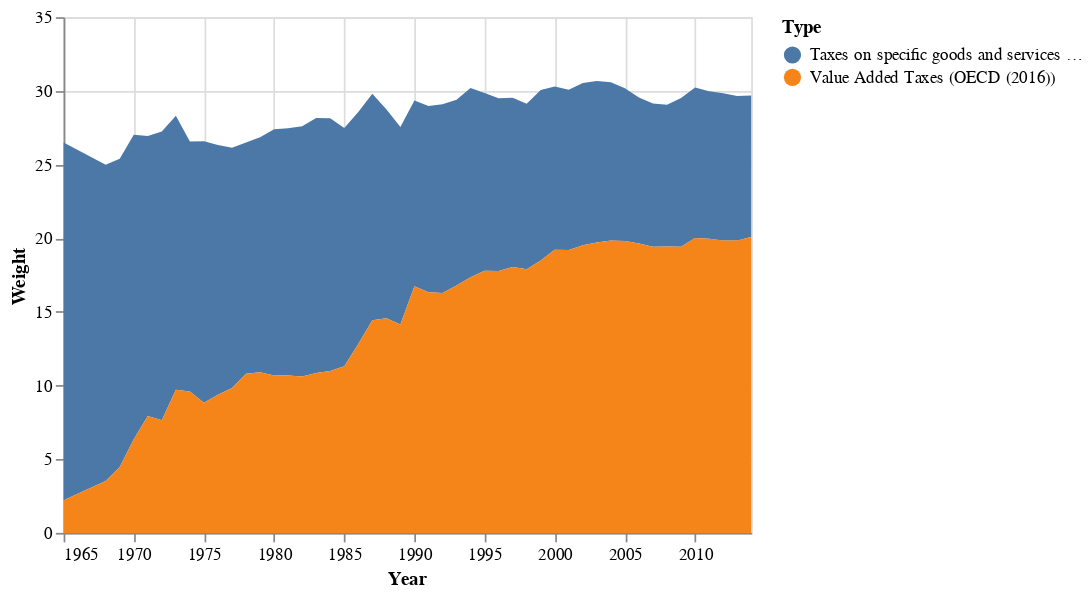

The notebook cell saved with this chart:
### Code cell
df['Year'] = pd.to_datetime(df['Year'], format='%Y')
alt.Chart(df).mark_area().encode(    
    x='Year',
    y=alt.Y('Weight:Q', stack=True),
    color='Type:N'
).transform_fold(
    ['Taxes on specific goods and services (OECD (2016))', 'Value Added Taxes (OECD (2016))'],
    as_=['Type', 'Weight']
)

### Figure 1 — Vega-Lite specification as saved in the notebook (floating-point values rounded to 4 significant figures)
{"config": {"view": {"continuousWidth": 400, "continuousHeight": 300}}, "data": {"name": "data-ffd834483b6fe460e79b0b92a01fc21c"}, "mark": "area", "encoding": {"color": {"field": "Type", "type": "nominal"}, "x": {"field": "Year", "type": "temporal"}, "y": {"field": "Weight", "stack": true, "type": "quantitative"}}, "transform": [{"fold": ["Taxes on specific goods and services (OECD (2016))", "Value Added Taxes (OECD (2016))"], "as": ["Type", "Weight"]}], "$schema": "https://vega.github.io/schema/vega-lite/v4.17.0.json", "datasets": {"data-ffd834483b6fe460e79b0b92a01fc21c": [{"Entity": "OECD average", "Code": null, "Year": "1965-01-01T00:00:00", "Taxes on specific goods and services (OECD (2016))": 24.28, "Value Added Taxes (OECD (2016))": 2.218}, {"Entity": "OECD average", "Code": null, "Year": "1968-01-01T00:00:00", "Taxes on specific goods and services (OECD (2016))": 21.47, "Value Added Taxes (OECD (2016))": 3.518}, {"Entity": "OECD average", "Code": null, "Year": "1969-01-01T00:00:00", "Taxes on specific goods and services (OECD (2016))": 20.93, "Value Added Taxes (OECD (2016))": 4.467}, {"Entity": "OECD average", "Code": null, "Year": "1970-01-01T00:00:00", "Taxes on specific goods and services (OECD (2016))": 20.67, "Value Added Taxes (OECD (2016))": 6.356}, {"Entity": "OECD average", "Code": null, "Year": "1971-01-01T00:00:00", "Taxes on specific goods and services (OECD (2016))": 19.01, "Value Added Taxes (OECD (2016))": 7.933}, {"Entity": "OECD average", "Code": null, "Year": "1972-01-01T00:00:00", "Taxes on specific goods and services (OECD (2016))": 19.6, "Value Added Taxes (OECD (2016))": 7.646}, {"Entity": "OECD average", "Code": null, "Year": "1973-01-01T00:00:00", "Taxes on specific goods and services (OECD (2016))": 18.59, "Value Added Taxes (OECD (2016))": 9.716}, {"Entity": "OECD average", "Code": null, "Year": "1974-01-01T00:00:00", "Taxes on specific goods and services (OECD (2016))": 16.97, "Value Added Taxes (OECD (2016))": 9.596}, {"Entity": "OECD average", "Code": null, "Year": "1975-01-01T00:00:00", "Taxes on specific goods and services (OECD (2016))": 17.74, "Value Added Taxes (OECD (2016))": 8.833}, {"Entity": "OECD average", "Code": null, "Year": "1976-01-01T00:00:00", "Taxes on specific goods and services (OECD (2016))": 16.95, "Value Added Taxes (OECD (2016))": 9.376}, {"Entity": "OECD average", "Code": null, "Year": "1977-01-01T00:00:00", "Taxes on specific goods and services (OECD (2016))": 16.3, "Value Added Taxes (OECD (2016))": 9.834}, {"Entity": "OECD average", "Code": null, "Year": "1978-01-01T00:00:00", "Taxes on specific goods and services (OECD (2016))": 15.68, "Value Added Taxes (OECD (2016))": 10.81}, {"Entity": "OECD average", "Code": null, "Year": "1979-01-01T00:00:00", "Taxes on specific goods and services (OECD (2016))": 15.95, "Value Added Taxes (OECD (2016))": 10.9}, {"Entity": "OECD average", "Code": null, "Year": "1980-01-01T00:00:00", "Taxes on specific goods and services (OECD (2016))": 16.73, "Value Added Taxes (OECD (2016))": 10.67}, {"Entity": "OECD average", "Code": null, "Year": "1981-01-01T00:00:00", "Taxes on specific goods and services (OECD (2016))": 16.78, "Value Added Taxes (OECD (2016))": 10.68}, {"Entity": "OECD average", "Code": null, "Year": "1982-01-01T00:00:00", "Taxes on specific goods and services (OECD (2016))": 16.99, "Value Added Taxes (OECD (2016))": 10.61}, {"Entity": "OECD average", "Code": null, "Year": "1983-01-01T00:00:00", "Taxes on specific goods and services (OECD (2016))": 17.31, "Value Added Taxes (OECD (2016))": 10.84}, {"Entity": "OECD average", "Code": null, "Year": "1984-01-01T00:00:00", "Taxes on specific goods and services (OECD (2016))": 17.14, "Value Added Taxes (OECD (2016))": 10.99}, {"Entity": "OECD average", "Code": null, "Year": "1985-01-01T00:00:00", "Taxes on specific goods and services (OECD (2016))": 16.18, "Value Added Taxes (OECD (2016))": 11.31}, {"Entity": "OECD average", "Code": null, "Year": "1986-01-01T00:00:00", "Taxes on specific goods and services (OECD (2016))": 15.74, "Value Added Taxes (OECD (2016))": 12.82}, {"Entity": "OECD average", "Code": null, "Year": "1987-01-01T00:00:00", "Taxes on specific goods and services (OECD (2016))": 15.38, "Value Added Taxes (OECD (2016))": 14.44}, {"Entity": "OECD average", "Code": null, "Year": "1988-01-01T00:00:00", "Taxes on specific goods and services (OECD (2016))": 14.18, "Value Added Taxes (OECD (2016))": 14.57}, {"Entity": "OECD average", "Code": null, "Year": "1989-01-01T00:00:00", "Taxes on specific goods and services (OECD (2016))": 13.41, "Value Added Taxes (OECD (2016))": 14.14}, {"Entity": "OECD average", "Code": null, "Year": "1990-01-01T00:00:00", "Taxes on specific goods and services (OECD (2016))": 12.62, "Value Added Taxes (OECD (2016))": 16.74}, {"Entity": "OECD average", "Code": null, "Year": "1991-01-01T00:00:00", "Taxes on specific goods and services (OECD (2016))": 12.65, "Value Added Taxes (OECD (2016))": 16.33}, {"Entity": "OECD average", "Code": null, "Year": "1992-01-01T00:00:00", "Taxes on specific goods and services (OECD (2016))": 12.82, "Value Added Taxes (OECD (2016))": 16.28}, {"Entity": "OECD average", "Code": null, "Year": "1993-01-01T00:00:00", "Taxes on specific goods and services (OECD (2016))": 12.61, "Value Added Taxes (OECD (2016))": 16.79}, {"Entity": "OECD average", "Code": null, "Year": "1994-01-01T00:00:00", "Taxes on specific goods and services (OECD (2016))": 12.84, "Value Added Taxes (OECD (2016))": 17.35}, {"Entity": "OECD average", "Code": null, "Year": "1995-01-01T00:00:00", "Taxes on specific goods and services (OECD (2016))": 12.05, "Value Added Taxes (OECD (2016))": 17.8}, {"Entity": "OECD average", "Code": null, "Year": "1996-01-01T00:00:00", "Taxes on specific goods and services (OECD (2016))": 11.74, "Value Added Taxes (OECD (2016))": 17.77}, {"Entity": "OECD average", "Code": null, "Year": "1997-01-01T00:00:00", "Taxes on specific goods and services (OECD (2016))": 11.47, "Value Added Taxes (OECD (2016))": 18.05}, {"Entity": "OECD average", "Code": null, "Year": "1998-01-01T00:00:00", "Taxes on specific goods and services (OECD (2016))": 11.23, "Value Added Taxes (OECD (2016))": 17.9}, {"Entity": "OECD average", "Code": null, "Year": "1999-01-01T00:00:00", "Taxes on specific goods and services (OECD (2016))": 11.57, "Value Added Taxes (OECD (2016))": 18.49}, {"Entity": "OECD average", "Code": null, "Year": "2000-01-01T00:00:00", "Taxes on specific goods and services (OECD (2016))": 11.08, "Value Added Taxes (OECD (2016))": 19.22}, {"Entity": "OECD average", "Code": null, "Year": "2001-01-01T00:00:00", "Taxes on specific goods and services (OECD (2016))": 10.88, "Value Added Taxes (OECD (2016))": 19.2}, {"Entity": "OECD average", "Code": null, "Year": "2002-01-01T00:00:00", "Taxes on specific goods and services (OECD (2016))": 11.01, "Value Added Taxes (OECD (2016))": 19.52}, {"Entity": "OECD average", "Code": null, "Year": "2003-01-01T00:00:00", "Taxes on specific goods and services (OECD (2016))": 10.96, "Value Added Taxes (OECD (2016))": 19.71}, {"Entity": "OECD average", "Code": null, "Year": "2004-01-01T00:00:00", "Taxes on specific goods and services (OECD (2016))": 10.75, "Value Added Taxes (OECD (2016))": 19.84}, {"Entity": "OECD average", "Code": null, "Year": "2005-01-01T00:00:00", "Taxes on specific goods and services (OECD (2016))": 10.38, "Value Added Taxes (OECD (2016))": 19.81}, {"Entity": "OECD average", "Code": null, "Year": "2006-01-01T00:00:00", "Taxes on specific goods and services (OECD (2016))": 9.905, "Value Added Taxes (OECD (2016))": 19.65}, {"Entity": "OECD average", "Code": null, "Year": "2007-01-01T00:00:00", "Taxes on specific goods and services (OECD (2016))": 9.73, "Value Added Taxes (OECD (2016))": 19.42}, {"Entity": "OECD average", "Code": null, "Year": "2008-01-01T00:00:00", "Taxes on specific goods and services (OECD (2016))": 9.61, "Value Added Taxes (OECD (2016))": 19.44}, {"Entity": "OECD average", "Code": null, "Year": "2009-01-01T00:00:00", "Taxes on specific goods and services (OECD (2016))": 10.1, "Value Added Taxes (OECD (2016))": 19.42}, {"Entity": "OECD average", "Code": null, "Year": "2010-01-01T00:00:00", "Taxes on specific goods and services (OECD (2016))": 10.22, "Value Added Taxes (OECD (2016))": 20.01}, {"Entity": "OECD average", "Code": null, "Year": "2011-01-01T00:00:00", "Taxes on specific goods and services (OECD (2016))": 10.01, "Value Added Taxes (OECD (2016))": 19.96}, {"Entity": "OECD average", "Code": null, "Year": "2012-01-01T00:00:00", "Taxes on specific goods and services (OECD (2016))": 9.993, "Value Added Taxes (OECD (2016))": 19.85}, {"Entity": "OECD average", "Code": null, "Year": "2013-01-01T00:00:00", "Taxes on specific goods and services (OECD (2016))": 9.812, "Value Added Taxes (OECD (2016))": 19.84}, {"Entity": "OECD average", "Code": null, "Year": "2014-01-01T00:00:00", "Taxes on specific goods and services (OECD (2016))": 9.596, "Value Added Taxes (OECD (2016))": 20.09}]}}
